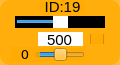
    <widget class="QWidget" name="widget_id19" native="true">
     <property name="geometry">
      <rect>
       <x>865</x>
       <y>340</y>
       <width>120</width>
       <height>65</height>
      </rect>
     </property>
     <property name="maximumSize">
      <size>
       <width>16777161</width>
       <height>16777215</height>
      </size>
     </property>
     <property name="styleSheet">
      <string notr="true">background-color: rgb(255, 170, 0, 200);
border-radius:10px;</string>
     </property>
     <widget class="QLabel" name="label_ID19">
      <property name="geometry">
       <rect>
        <x>40</x>
        <y>1</y>
        <width>45</width>
        <height>12</height>
       </rect>
      </property>
      <property name="minimumSize">
       <size>
        <width>0</width>
        <height>10</height>
       </size>
      </property>
      <property name="font">
       <font>
        <family>Arial</family>
        <pointsize>11</pointsize>
       </font>
      </property>
      <property name="styleSheet">
       <string notr="true">background-color: rgb(255, 255, 255， 0);
border-radius:0px;</string>
      </property>
      <property name="text">
       <string>ID:19</string>
      </property>
      <property name="alignment">
       <set>Qt::AlignCenter</set>
      </property>
     </widget>
     <widget class="QSlider" name="horizontalSlider_pulse_id19">
      <property name="geometry">
       <rect>
        <x>15</x>
        <y>16</y>
        <width>90</width>
        <height>12</height>
       </rect>
      </property>
      <property name="autoFillBackground">
       <bool>false</bool>
      </property>
      <property name="styleSheet">
       <string notr="true">QSlider{
	background: rgb(0, 0, 0);
	border-radius:0px;
}
QSlider::handle {/*设置中间的那个滑动的键*/                           background: rgb(255, 255, 255)}</string>
      </property>
      <property name="minimum">
       <number>0</number>
      </property>
      <property name="maximum">
       <number>1000</number>
      </property>
      <property name="pageStep">
       <number>1</number>
      </property>
      <property name="value">
       <number>500</number>
      </property>
      <property name="orientation">
       <enum>Qt::Horizontal</enum>
      </property>
     </widget>
     <widget class="QSlider" name="horizontalSlider_dev_id19">
      <property name="geometry">
       <rect>
        <x>35</x>
        <y>48</y>
        <width>50</width>
        <height>13</height>
       </rect>
      </property>
      <property name="styleSheet">
       <string notr="true">background-color: rgb(255, 255, 255， 0);</string>
      </property>
      <property name="minimum">
       <number>-125</number>
      </property>
      <property name="maximum">
       <number>125</number>
      </property>
      <property name="pageStep">
       <number>1</number>
      </property>
      <property name="orientation">
       <enum>Qt::Horizontal</enum>
      </property>
     </widget>
     <widget class="QLabel" name="label_id19">
      <property name="geometry">
       <rect>
        <x>10</x>
        <y>47</y>
        <width>30</width>
        <height>15</height>
       </rect>
      </property>
      <property name="minimumSize">
       <size>
        <width>0</width>
        <height>10</height>
       </size>
      </property>
      <property name="font">
       <font>
        <family>DejaVu Sans</family>
        <pointsize>10</pointsize>
       </font>
      </property>
      <property name="styleSheet">
       <string notr="true">background-color: rgb(255, 255, 255， 0);</string>
      </property>
      <property name="text">
       <string>0</string>
      </property>
      <property name="alignment">
       <set>Qt::AlignCenter</set>
      </property>
     </widget>
     <widget class="QLineEdit" name="lineEdit_id19">
      <property name="geometry">
       <rect>
        <x>38</x>
        <y>32</y>
        <width>45</width>
        <height>14</height>
       </rect>
      </property>
      <property name="sizePolicy">
       <sizepolicy hsizetype="Fixed" vsizetype="Fixed">
        <horstretch>0</horstretch>
        <verstretch>0</verstretch>
       </sizepolicy>
      </property>
      <property name="font">
       <font>
        <family>Arial</family>
        <pointsize>11</pointsize>
       </font>
      </property>
      <property name="autoFillBackground">
       <bool>false</bool>
      </property>
      <property name="styleSheet">
       <string notr="true">background-color: rgb(255, 255, 255);
border-radius:0px;</string>
      </property>
      <property name="text">
       <string>500</string>
      </property>
      <property name="maxLength">
       <number>1000</number>
      </property>
      <property name="alignment">
       <set>Qt::AlignCenter</set>
      </property>
      <property name="dragEnabled">
       <bool>false</bool>
      </property>
      <property name="readOnly">
       <bool>false</bool>
      </property>
     </widget>
     <widget class="QCheckBox" name="checkBox_id19">
      <property name="geometry">
       <rect>
        <x>90</x>
        <y>34</y>
        <width>15</width>
        <height>10</height>
       </rect>
      </property>
      <property name="text">
       <string/>
      </property>
     </widget>
    </widget>
